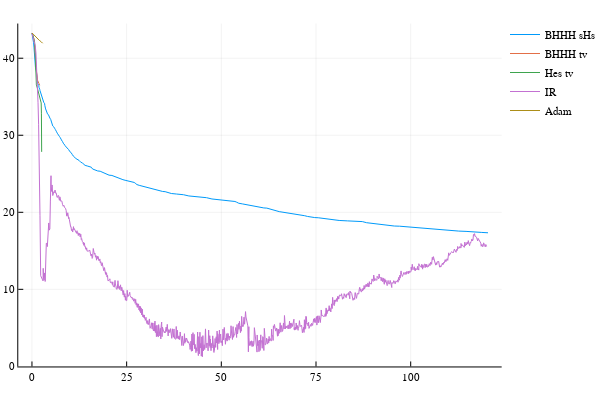

Source (notebook cell):
### Code cell
p = plot(resultBHHHshs[:Times], resultBHHHshs[:DistTo], label="BHHH sHs")
plot!(resultBHHHtv[:Times], resultBHHHtv[:DistTo], label="BHHH tv")
plot!(resultHEStv[:Times], resultHEStv[:DistTo], label="Hes tv")
plot!(resultIR[:Times], resultIR[:DistTo], label="IR")
plot!(resultAdam[:Times], resultAdam[:DistTo], label="Adam")

### Figure 1 — Plotly figure (JSON) as saved in the notebook; plotly's stock layout.template omitted (floating-point values rounded to 4 significant figures; data arrays with more than 128 entries replaced by an {"elided": "..."} marker saying what was removed)
{"data": [{"colorbar": {"title": ""}, "legendgroup": "BHHH sHs", "line": {"color": "rgba(0, 154, 250, 1.000)", "dash": "solid", "shape": "linear", "width": 1}, "mode": "lines", "name": "BHHH sHs", "showlegend": true, "type": "scatter", "x": {"elided": "219 float values"}, "xaxis": "x1", "y": {"elided": "219 float values"}, "yaxis": "y1", "zmax": null, "zmin": null}, {"colorbar": {"title": ""}, "legendgroup": "BHHH tv", "line": {"color": "rgba(227, 111, 71, 1.000)", "dash": "solid", "shape": "linear", "width": 1}, "mode": "lines", "name": "BHHH tv", "showlegend": true, "type": "scatter", "x": [0, 0.1737, 0.1849, 0.2063, 0.3876, 0.5327, 0.647, 0.7852, 0.8843, 1.016, 1.053, 1.174, 1.202, 1.301, 1.419, 1.435, 1.436, 1.542, 1.646, 1.878, 2.037], "xaxis": "x1", "y": [43.24, 43.19, 43.1, 42.97, 42.78, 42.49, 42.05, 41.39, 40.4, 38.95, 38.95, 38.56, 38.19, 37.9, 37.45, 37.18, 37.18, 36.99, 36.84, 36.69, 36.49], "yaxis": "y1", "zmax": null, "zmin": null}, {"colorbar": {"title": ""}, "legendgroup": "Hes tv", "line": {"color": "rgba(62, 164, 78, 1.000)", "dash": "solid", "shape": "linear", "width": 1}, "mode": "lines", "name": "Hes tv", "showlegend": true, "type": "scatter", "x": [0, 0.2097, 0.2491, 0.2955, 0.4085, 0.5689, 0.7076, 0.847, 0.9578, 1.121, 1.14, 1.168, 1.406, 1.58, 1.777, 1.966, 2.137, 2.434, 2.497, 2.538, 2.56], "xaxis": "x1", "y": [43.24, 43.19, 43.1, 42.97, 42.77, 42.48, 42.04, 40.78, 38.97, 36.54, 36.54, 36.54, 36.16, 35.82, 35.5, 35.21, 34.83, 34.2, 32.87, 31.42, 27.85], "yaxis": "y1", "zmax": null, "zmin": null}, {"colorbar": {"title": ""}, "legendgroup": "IR", "line": {"color": "rgba(195, 113, 210, 1.000)", "dash": "solid", "shape": "linear", "width": 1}, "mode": "lines", "name": "IR", "showlegend": true, "type": "scatter", "x": {"elided": "954 float values"}, "xaxis": "x1", "y": {"elided": "954 float values"}, "yaxis": "y1", "zmax": null, "zmin": null}, {"colorbar": {"title": ""}, "legendgroup": "Adam", "line": {"color": "rgba(172, 142, 24, 1.000)", "dash": "solid", "shape": "linear", "width": 1}, "mode": "lines", "name": "Adam", "showlegend": true, "type": "scatter", "x": [0, 0.273, 0.305, 0.3194, 0.3343, 0.3463, 0.3594, 0.3768, 0.4091, 0.4294, 0.4427, 0.466, 0.4883, 0.5332, 0.5529, 0.5739, 0.5966, 0.6551, 0.6778, 0.7039, 0.7429, 0.7566, 0.7858, 0.8112, 0.8256, 0.8753, 0.9024, 0.9222, 0.959, 0.974, 0.9934, 1.019, 1.044, 1.066, 1.093, 1.133, 1.175, 1.201, 1.222, 1.244, 1.264, 1.32, 1.362, 1.426, 1.457, 1.514, 1.568, 1.585, 1.621, 1.639, 1.656, 1.67, 1.684, 1.7, 1.72, 1.742, 1.778, 1.823, 1.852, 1.889, 1.915, 1.948, 1.98, 2.067, 2.088, 2.137, 2.161, 2.201, 2.226, 2.241, 2.261, 2.277, 2.292, 2.31, 2.344, 2.358, 2.37, 2.384, 2.408, 2.424, 2.463, 2.48, 2.501, 2.514, 2.532, 2.548, 2.564, 2.577, 2.591, 2.63, 2.668, 2.684, 2.7, 2.715, 2.732, 2.748, 2.763, 2.779, 2.795, 2.809, 2.823], "xaxis": "x1", "y": [43.24, 43.22, 43.2, 43.19, 43.17, 43.15, 43.13, 43.11, 43.09, 43.07, 43.05, 43.04, 43.02, 43.0, 42.98, 42.96, 42.95, 42.93, 42.91, 42.9, 42.88, 42.86, 42.85, 42.83, 42.81, 42.8, 42.78, 42.76, 42.75, 42.73, 42.72, 42.7, 42.69, 42.67, 42.66, 42.64, 42.63, 42.61, 42.6, 42.59, 42.57, 42.56, 42.55, 42.53, 42.52, 42.51, 42.49, 42.48, 42.47, 42.46, 42.45, 42.43, 42.42, 42.41, 42.4, 42.39, 42.38, 42.37, 42.35, 42.34, 42.33, 42.32, 42.31, 42.3, 42.29, 42.28, 42.27, 42.26, 42.24, 42.23, 42.22, 42.21, 42.2, 42.19, 42.18, 42.17, 42.16, 42.15, 42.15, 42.14, 42.13, 42.12, 42.11, 42.1, 42.09, 42.08, 42.07, 42.06, 42.05, 42.04, 42.04, 42.03, 42.02, 42.01, 42.0, 41.99, 41.98, 41.97, 41.96, 41.96, 41.95], "yaxis": "y1", "zmax": null, "zmin": null}], "layout": {"annotations": [], "height": 400, "legend": {"bgcolor": "rgba(255, 255, 255, 1.000)", "bordercolor": "rgba(0, 0, 0, 1.000)", "font": {"color": "rgba(0, 0, 0, 1.000)", "family": "sans-serif", "size": 11}, "tracegroupgap": 0, "x": 1, "y": 1}, "margin": {"b": 20, "l": 0, "r": 0, "t": 20}, "paper_bgcolor": "rgba(255, 255, 255, 1.000)", "plot_bgcolor": "rgba(255, 255, 255, 1.000)", "showlegend": true, "width": 600, "xaxis": {"anchor": "y1", "domain": [0.03619, 0.9934], "gridcolor": "rgba(0, 0, 0, 0.100)", "gridwidth": 0.5, "linecolor": "rgba(0, 0, 0, 1.000)", "mirror": false, "range": [-3.612, 124.0], "showgrid": true, "showline": true, "showticklabels": true, "tickangle": 0, "tickcolor": "rgb(0, 0, 0)", "tickfont": {"color": "rgba(0, 0, 0, 1.000)", "family": "sans-serif", "size": 11}, "tickmode": "array", "ticks": "inside", "ticktext": ["0", "25", "50", "75", "100"], "tickvals": [0, 25, 50, 75, 100], "title": "", "titlefont": {"color": "rgba(0, 0, 0, 1.000)", "family": "sans-serif", "size": 15}, "type": "-", "visible": true, "zeroline": false, "zerolinecolor": "rgba(0, 0, 0, 1.000)"}, "yaxis": {"anchor": "x1", "domain": [0.03762, 0.9902], "gridcolor": "rgba(0, 0, 0, 0.100)", "gridwidth": 0.5, "linecolor": "rgba(0, 0, 0, 1.000)", "mirror": false, "range": [-0.01153, 44.5], "showgrid": true, "showline": true, "showticklabels": true, "tickangle": 0, "tickcolor": "rgb(0, 0, 0)", "tickfont": {"color": "rgba(0, 0, 0, 1.000)", "family": "sans-serif", "size": 11}, "tickmode": "array", "ticks": "inside", "ticktext": ["0", "10", "20", "30", "40"], "tickvals": [0, 10, 20, 30, 40], "title": "", "titlefont": {"color": "rgba(0, 0, 0, 1.000)", "family": "sans-serif", "size": 15}, "type": "-", "visible": true, "zeroline": false, "zerolinecolor": "rgba(0, 0, 0, 1.000)"}}}
